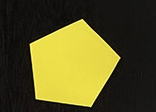
#> input picture compare/shape.jpg, 156 x 112 px
$ python compare.py -s compare/shape.jpg -t compare/shape2.jpg   (Python 2 division)   (older library calls are emulated)
#> lines starting #> are read from the running program, lines starting #| are printed output that depends on the picture; after the words box and inside, x2 and y2 are one past the last pixel; in counts of white or black regions, pixels touching at a corner belong together; long printed decimals are rounded
# import the necessary packages
import argparse
import imutils
import cv2
import sys
import os.path

"""
Compare two shapes for a match. The lower the value, the closer the match.

python compare.py -s compare/shape.jpg -t compare/shape2.jpg
python compare.py -s compare/shape.jpg -t compare/shape2.jpg
python compare.py -s compare/shape.jpg -t compare/shape20.jpg
python compare.py -s compare/shape.jpg -t compare/shape4-larger.jpg
python compare.py -s compare/shape.jpg -t compare/shape4-stretched.jpg
python compare.py -s compare/shape.jpg -t compare/shape5-stretched.jpg
"""
# Read in the arguments.
ap = argparse.ArgumentParser()
ap.add_argument("-s", "--source", required=True, help="path to the source image")
ap.add_argument("-t", "--target", required=True, help="path to the target image")
args = vars(ap.parse_args())

# Check that the files exist.
if not os.path.isfile(args['source']):
    print 'Source file', args['source'], 'does not exist.'
    sys.exit()

if not os.path.isfile(args['target']):
    print 'Target file', args['target'], 'does not exist.'
    sys.exit()

# Source: read, gray, blur, thresh, contour.
image = cv2.imread(args['source'])
#> image is the input picture: shape (112, 156, 3); mean B, G, R 35.3, 82.7, 88
gray = cv2.cvtColor(image, cv2.COLOR_BGR2GRAY)
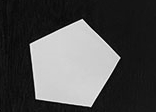
#> gray: shape (112, 156); min 2, max 241, mean 78.9
blurred = cv2.GaussianBlur(gray, (5, 5), 0)
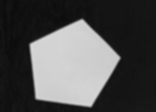
#> blurred: shape (112, 156); min 12, max 216, mean 78.9
thresh = cv2.threshold(blurred, 60, 255, cv2.THRESH_BINARY)[1]
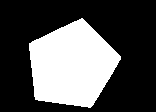
#> thresh: shape (112, 156); 32.8% white; 1 white region

cnts = cv2.findContours(thresh.copy(), cv2.RETR_EXTERNAL, cv2.CHAIN_APPROX_SIMPLE)
#> cnts = 1 contour; box (x1, y1, x2, y2) and area: (29, 18, 121, 108) 5604
cnts = cnts[0] if imutils.is_cv2() else cnts[1]

# Target: read, gray, blur, thresh, contour.
image2 = cv2.imread(args['target'])
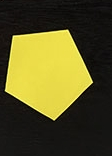
#> input picture compare/shape2.jpg, 112 x 156 px
#> image2 is the input picture: shape (156, 112, 3); mean B, G, R 35.3, 82.7, 88
gray2 = cv2.cvtColor(image2, cv2.COLOR_BGR2GRAY)
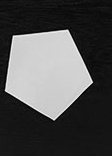
#> gray2: shape (156, 112); min 1, max 241, mean 78.9
blurred2 = cv2.GaussianBlur(gray2, (5, 5), 0)
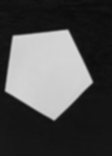
#> blurred2: shape (156, 112); min 12, max 216, mean 78.9
thresh2 = cv2.threshold(blurred2, 60, 255, cv2.THRESH_BINARY)[1]
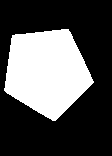
#> thresh2: shape (156, 112); 32.8% white; 1 white region

cnts2 = cv2.findContours(thresh2.copy(), cv2.RETR_EXTERNAL, cv2.CHAIN_APPROX_SIMPLE)
#> cnts2 = 1 contour; box (x1, y1, x2, y2) and area: (4, 29, 94, 121) 5604
cnts2 = cnts2[0] if imutils.is_cv2() else cnts2[1]

# Compare the source and the target.
ret = cv2.matchShapes(cnts[0], cnts2[0],1,0.0)
#> ret = 0.000195

# Print results.
print args['source'], ' vs. ', args['target']
print 'result: ', ret
#| result:  0.0001946
